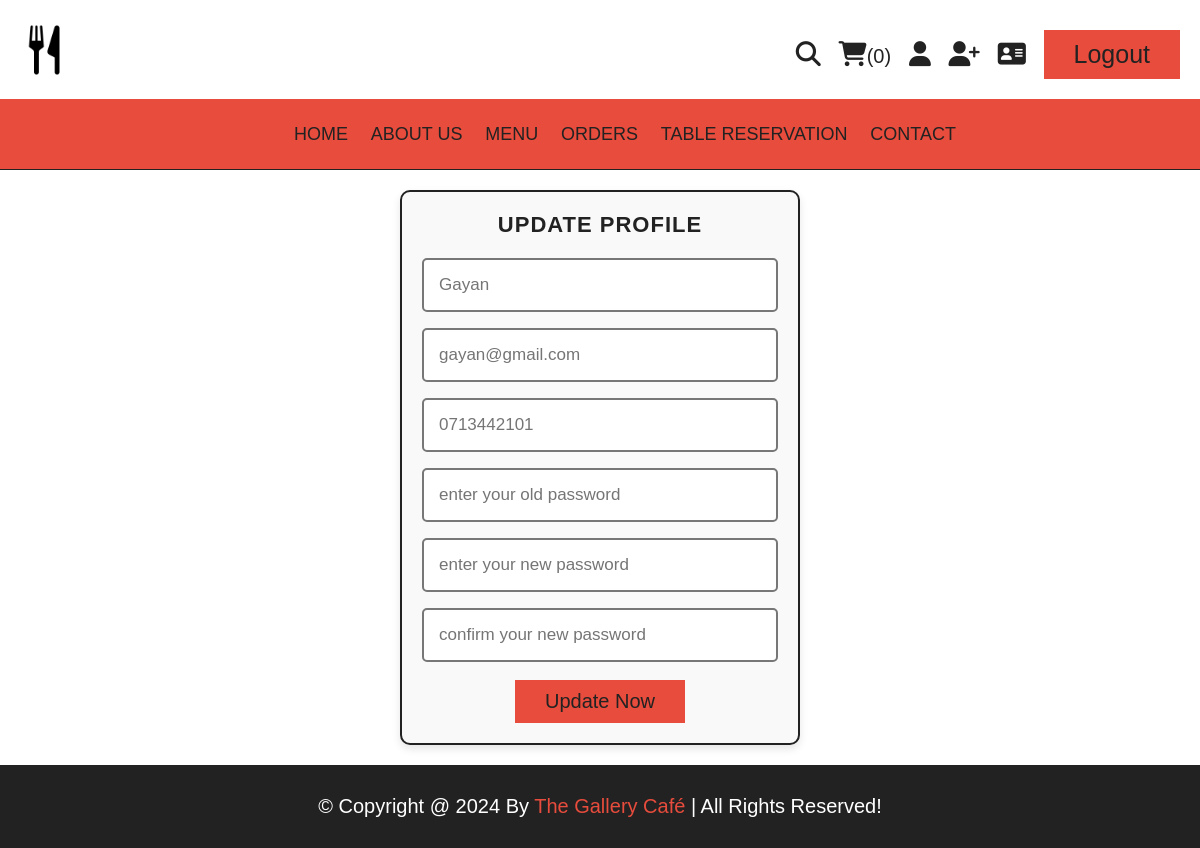
The page /update_profile.php (signed in) on the database its author committed.
### tables this page shows
CREATE TABLE `users` (
  `id` int(100) NOT NULL,
  `name` varchar(20) NOT NULL,
  `email` varchar(50) NOT NULL,
  `number` varchar(10) NOT NULL,
  `password` varchar(50) NOT NULL,
  `address` varchar(500) NOT NULL
);

### update_profile.php (the view, shortened to what this page needs)
<?php
include 'components/connect.php';
?>
<!DOCTYPE html>
<html lang="en">
<head>
   <link rel="stylesheet" href="https://cdnjs.cloudflare.com/ajax/libs/font-awesome/6.1.1/css/all.min.css">
   <link rel="stylesheet" href="css/style.css">
</head>
<body>
<?php include 'components/navbar.php'; ?>
<?php include 'components/navlinks.php'; ?>
<section class="form-container update-form">
   <form action="" method="post">
      <h3>update profile</h3>
      <input type="text" name="name" placeholder="<?= $fetch_profile['name']; ?>" class="box" maxlength="50">
      <input type="email" name="email" placeholder="<?= $fetch_profile['email']; ?>" class="box" maxlength="50" oninput="this.value = this.value.replace(/\s/g, '')">
      <input type="number" name="number" placeholder="<?= $fetch_profile['number']; ?>"" class="box" min="0" max="9999999999" maxlength="10">
      <input type="password" name="old_pass" placeholder="enter your old password" class="box" maxlength="50" oninput="this.value = this.value.replace(/\s/g, '')">
      <input type="password" name="new_pass" placeholder="enter your new password" class="box" maxlength="50" oninput="this.value = this.value.replace(/\s/g, '')">
      <input type="password" name="confirm_pass" placeholder="confirm your new password" class="box" maxlength="50" oninput="this.value = this.value.replace(/\s/g, '')">
      <input type="submit" value="update now" name="submit" class="btn">
   </form>
</section>
<?php include 'components/footer.php'; ?>
</body>
</html>

### css/style.css (style rules this page uses)
:root { --yellow:#e74c3c; --red:#e74c3c; --white:#fff; --black:#222; --light-color:#777; --border:.2rem solid var(--black); }
* { font-family: 'Montserrat', sans-serif; margin:0; padding:0; box-sizing: border-box; outline: none; border: none; text-decoration: none; }
html { font-size: 62.5%; overflow-x: hidden; scroll-behavior: smooth; stop-opacity: 7rem; }
section { margin:0 auto; max-width: 1200px; padding:2rem; }
.btn, .delete-btn { margin-top: 1rem; display: inline-block; font-size: 2rem; padding:1rem 3rem; cursor: pointer; text-transform: capitalize; transition: .2s linear; }
.btn { background-color: var(--yellow); color:var(--black); }
.form-container form { border: var(--border); margin: 0 auto; max-width: 40rem; padding: 2rem; text-align: center; background-color: #f9f9f9; border-radius: 1rem; box-shadow: 0 4px 8px rgba(0,0,0,0.1); }
.form-container form h3 { font-size: 2.2rem; color: var(--black); text-transform: uppercase; margin-bottom: 1.2rem; letter-spacing: 0.1rem; }
.form-container form .box { margin: 0.8rem 0; width: 100%; border: 2px solid var(--light-color); padding: 1.5rem; font-size: 1.7rem; color: var(--black); border-radius: 0.5rem; background-color: #fff; }

### rows shown on the page
users: name "Gayan", email "gayan@gmail.com", number "0713442101"

### other values the page prints
$total_cart_items "0"
